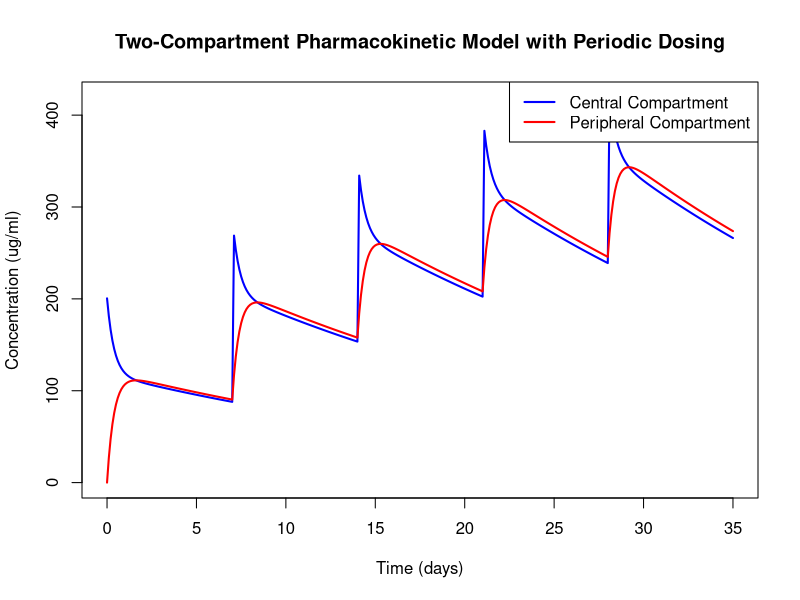

Write the R code that produced this figure.
# Load necessary libraries
library(deSolve)
library(pracma)

# Define model parameters
Vc <- 49.86  # Volume of central compartment (liters)
Vp <- 33.14  # Volume of peripheral compartment (liters)
Cl <- 3.51   # Clearance (ml/day)
Vmax <- 0    # Maximum elimination rate (ug/day)
Km <- 5      # Michaelis-Menten constant (ug/ml)
Q <- 50.55   # Flow between compartments (ml/day)
dose <- 10000  # Dose (ug)

# Initial concentrations
Cc_init <- dose / Vc  # Initial concentration in the central compartment (ug/ml)
Cp_init <- 0          # Initial concentration in the peripheral compartment (ug/ml)

# Time frame for the simulation
times <- seq(0, 35, by = 0.1)

# Function defining the differential equations of the model
two_compartment_model <- function(time, state, parameters) {
  Cc <- state[1]  # Concentration in the central compartment
  Cp <- state[2]  # Concentration in the peripheral compartment
  
  with(as.list(parameters), {
    dCc <- -(Cl / Vc) * Cc - (Q / Vc) * (Cc - Cp) - (Vmax / (Km + Cc))
    dCp <- (Q / Vp) * (Cc - Cp)
    
    list(c(dCc, dCp))
  })
}

# Initial state of the system
initial_state <- c(Cc = Cc_init, Cp = Cp_init)

# Parameters to pass to the model function
parameters <- c(Vc = Vc, Vp = Vp, Cl = Cl, Vmax = Vmax, Km = Km, Q = Q)

# Define dosing events every 7 days
event_times <- seq(7, 35, by = 7)
events <- data.frame(var = "Cc", time = event_times, value = dose / Vc, method = "add")

# Solving the differential equations with dosing events
output <- ode(y = initial_state, times = times, func = two_compartment_model, parms = parameters, events = list(data = events))

# Extracting results
results <- as.data.frame(output)

# Plotting the concentrations in the central and peripheral compartments
plot(results$time, results$Cc, type = "l", col = "blue", ylim = c(0, max(results$Cc, results$Cp)),
     xlab = "Time (days)", ylab = "Concentration (ug/ml)", lwd = 2, main = "Two-Compartment Pharmacokinetic Model with Periodic Dosing")
lines(results$time, results$Cp, col = "red", lwd = 2)
legend("topright", legend = c("Central Compartment", "Peripheral Compartment"), 
       col = c("blue", "red"), lwd = 2, cex = 1)

# Filter the data up to day 28
filtered_results <- subset(results, time <= 28)

# Calculate the AUC using the trapezoidal rule
AUC_Cc <- trapz(filtered_results$time, filtered_results$Cc)
AUC_Cp <- trapz(filtered_results$time, filtered_results$Cp)

# Print the AUC values
cat("AUC for Central Compartment (up to day 28):", AUC_Cc, "ug/ml * day\n")
cat("AUC for Peripheral Compartment (up to day 28):", AUC_Cp, "ug/ml * day\n")
